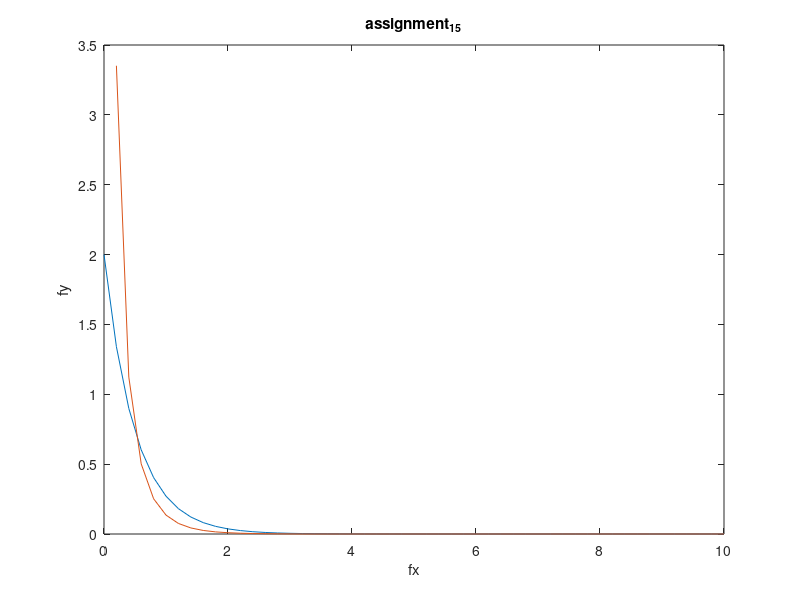

Recreate this plot in MATLAB.
x = 0:.2:10;
alpha = 0.5;
fx = (1/alpha) * exp(-x/alpha);
plot(x,fx);
hold on 
fy = fx./(2*x);
plot (x,fy)
xlabel('fx'); ylabel('fy'); title('assignment_1_5');
